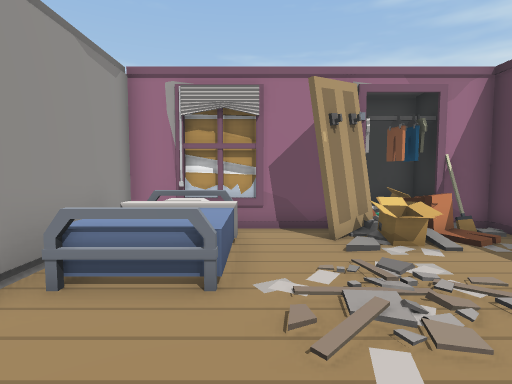
view 1 (above)

24 first-person views from a walk through a Unity game level. The camera is 1.5 m above the floor, tilts 4° down and sees 80° across. The floor is counted in squares, 1 m on a side. Each view is taken from the middle of a square. On the plan, view 1 faces up. The plan holds only what a view shows up to about 15 squares ahead; the rest is blank. The place goes on beyond the plan. Some animated figures are not drawn. Door leaves are left out, so doorways stand open.

view 2
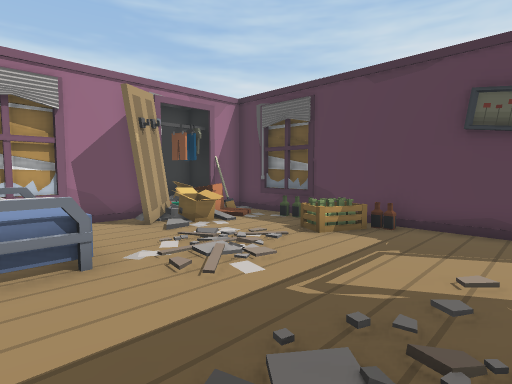

view 3
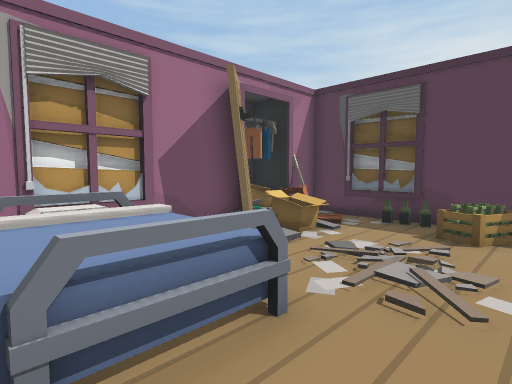

view 4
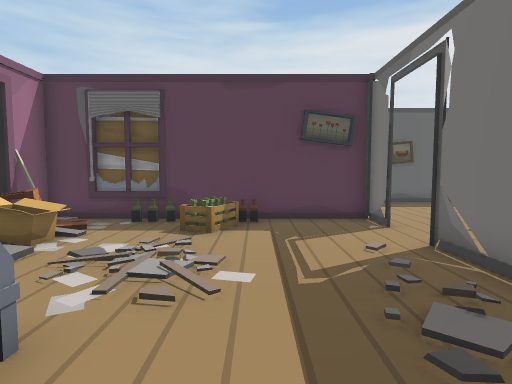

view 5
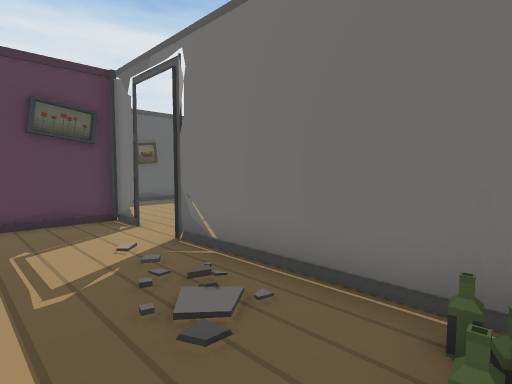

view 6
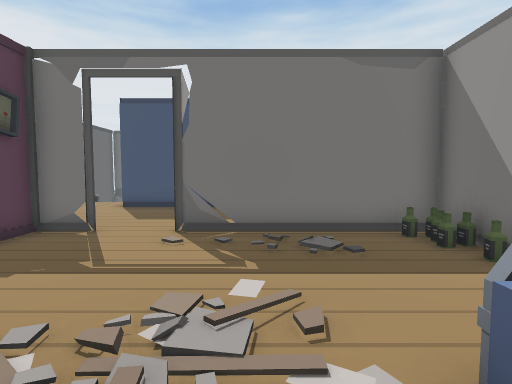

view 7
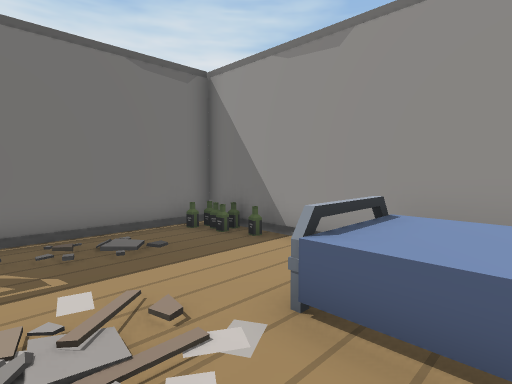

view 8
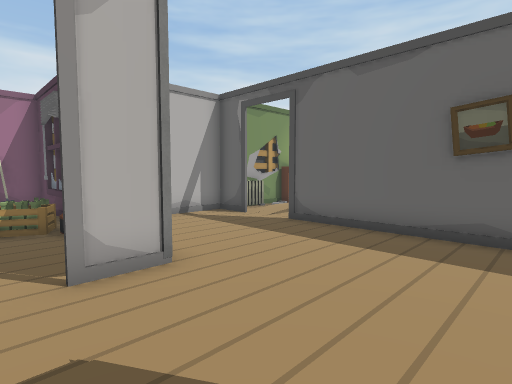

view 9
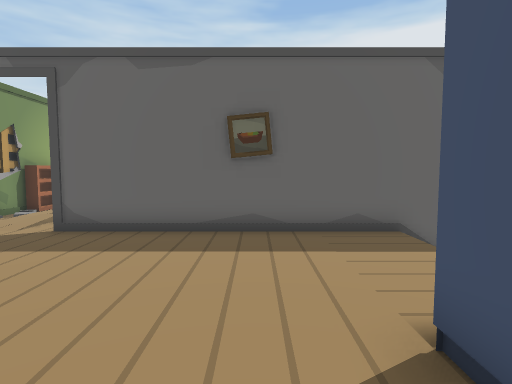

view 10
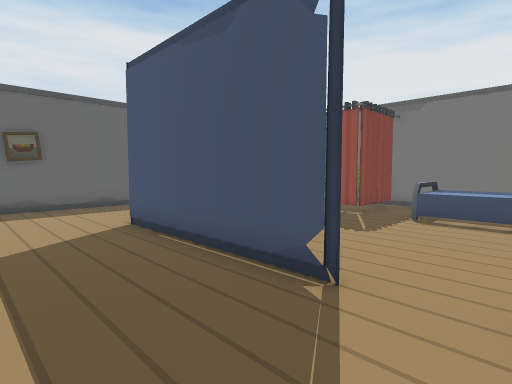

view 11
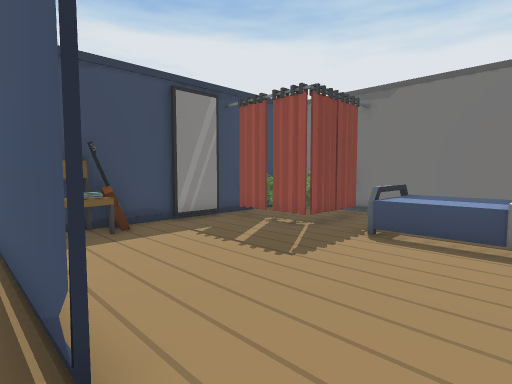

view 12
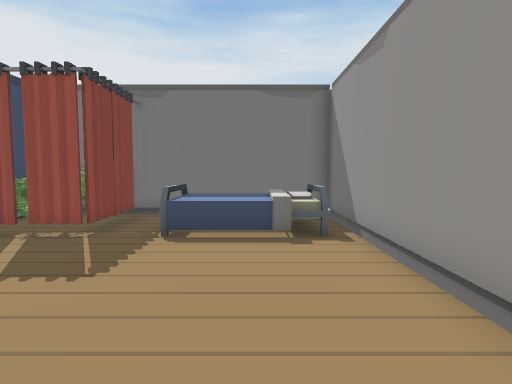

view 13
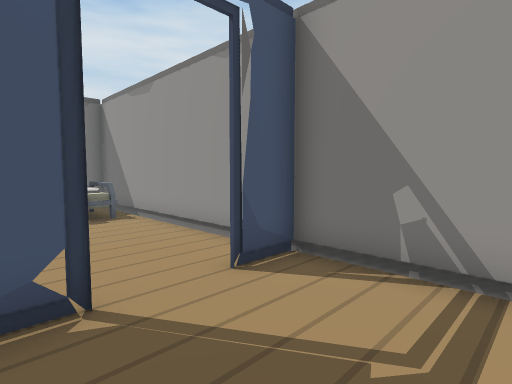

view 14
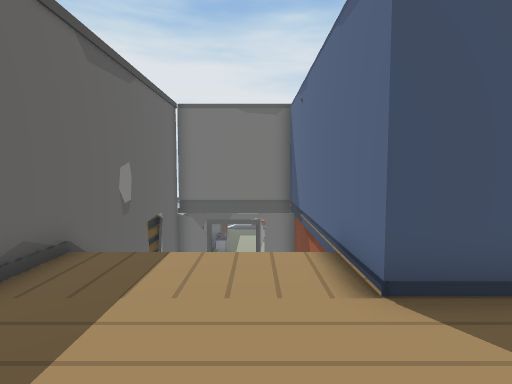

view 15
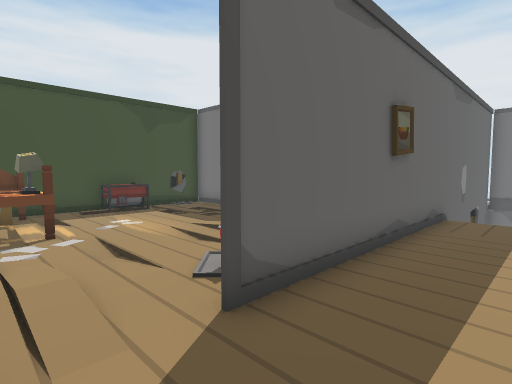

view 16
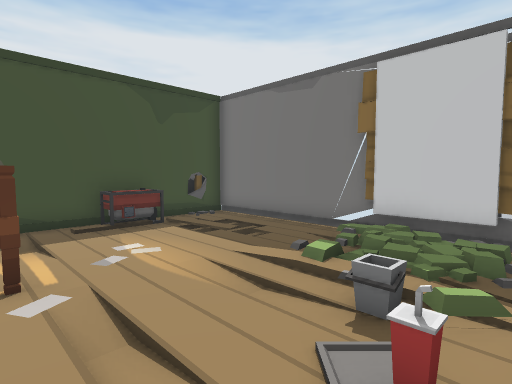

view 17
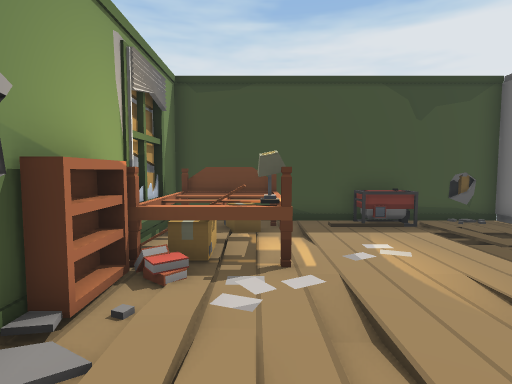

view 18
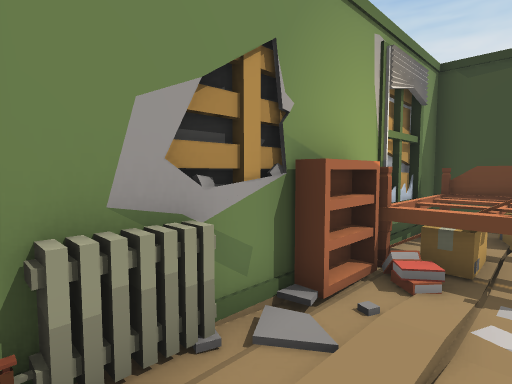

view 19
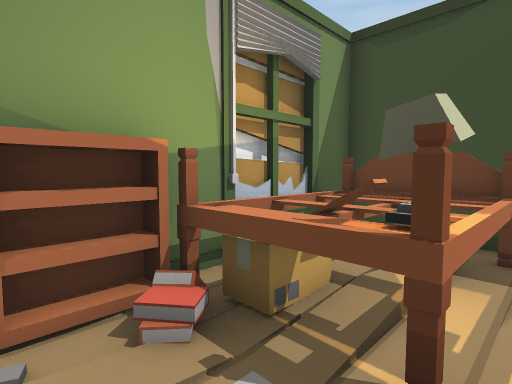

view 20
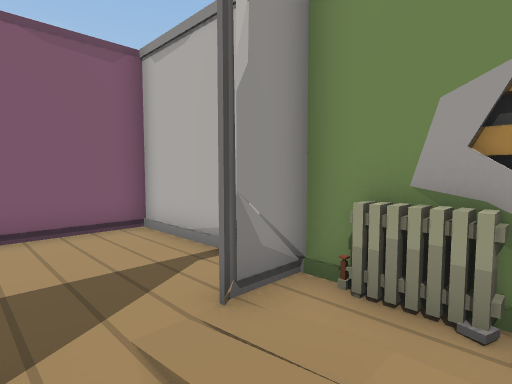

view 21
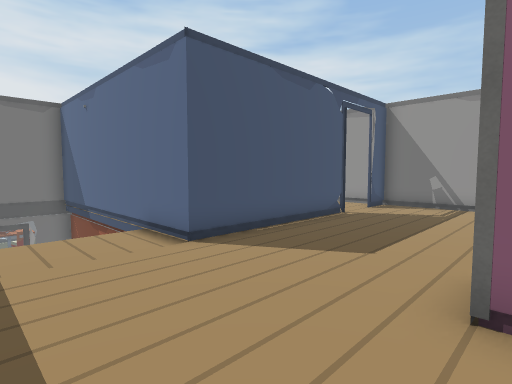

view 22
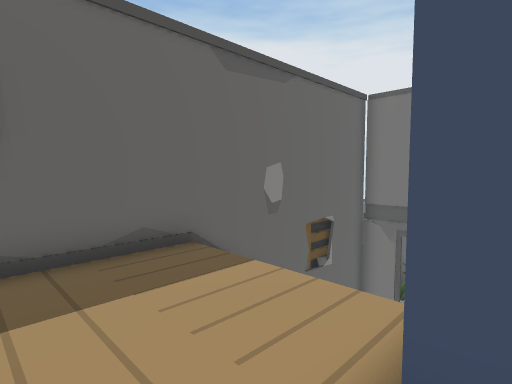

view 23
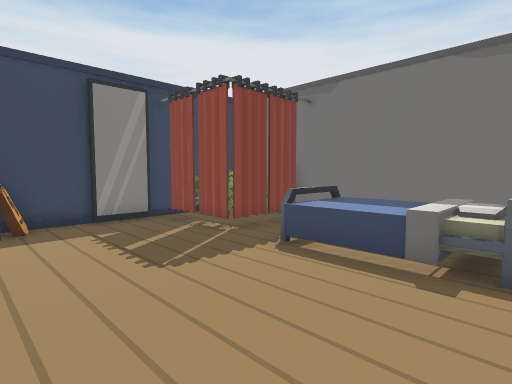

view 24
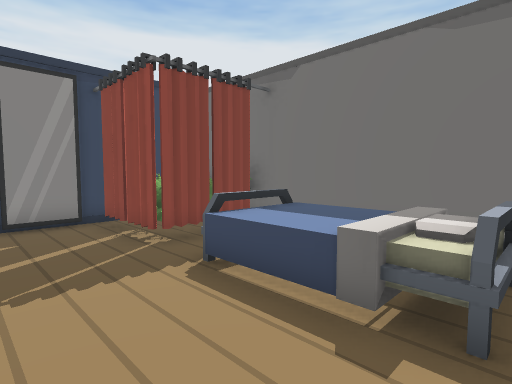

### Floor plan
Key: @ floor where view 1 was taken; # wall or solid block; . main floor; : floor 0.25 m higher than the main floor; - floor 0.25 m lower than the main floor; / step, stairs or slope; = window, fence, low wall or low ledge; ^ raised ledge; v drop or lower ground; B bed; C crate; P grey pillar; R radiator; K bookshelf; L plant; H chair; G guitar; M mirror; A lamp; E generator; U bucket; O other object.
Columns run from 4 left of view 1 to 22 right of it. Each row starts with its distance up from view 1.
 11         ###
 10         =^#
  9 ########=^#
  8 #BBB..##=##
  7 #BBB..#==/##
  6 #BBB...=...#
  5 #BBB......O#
  4 #BBB../..C#################
  3 #....//.CCC.....RR/KKKBBBB#
  2 #.........O.....#////BBBBB#
  1 #O........##.....///.AABBB#
  0 #O..@......#....#.-/-..-/-#
 -1 #O........P#....=O........#
 -2 ########........#U---...EE#
 -3 #...............#///....EE#
 -4 #...............#: ..///=.#
 -5 #...............#  --.//..#
 -6 #...............####......#
 -7 ###.#######.....## ########
 -8 #........HH.....#
 -9 #.........Gvvvvv#
-10 #..........#   v
-11 #.........M    v
-12 #.........M    v
-13 #BBBBB.OLLO    v
-14 #BBBBB.OOL#    v
-15 #BBBBB.OO #    v
-16 #.    .   #    v#
-17 #######vvvv   vv
-18               OO
-19               OO

Positions as (right, up) in squares from view 1, and headings:
1: (0, 0), facing up
2: (-2, -1), facing up-right
3: (-3, 2), facing up-right
4: (-3, 2), facing right
5: (-3, 2), facing down-right
6: (1, 6), facing down
7: (2, 6), facing down-left
8: (4, -6), facing up-right
9: (4, -5), facing right
10: (-2, -3), facing down-right
11: (-2, -6), facing down-right
12: (-1, -6), facing down
13: (1, -3), facing down-left
14: (8, -3), facing down
15: (9, 2), facing down-right
16: (12, 1), facing down-right
17: (12, 1), facing right
18: (12, 1), facing up-right
19: (15, 0), facing up-right
20: (14, 0), facing up-left
21: (10, -1), facing down-left
22: (6, -5), facing down-right
23: (-3, -8), facing down-right
24: (-3, -10), facing down-right
